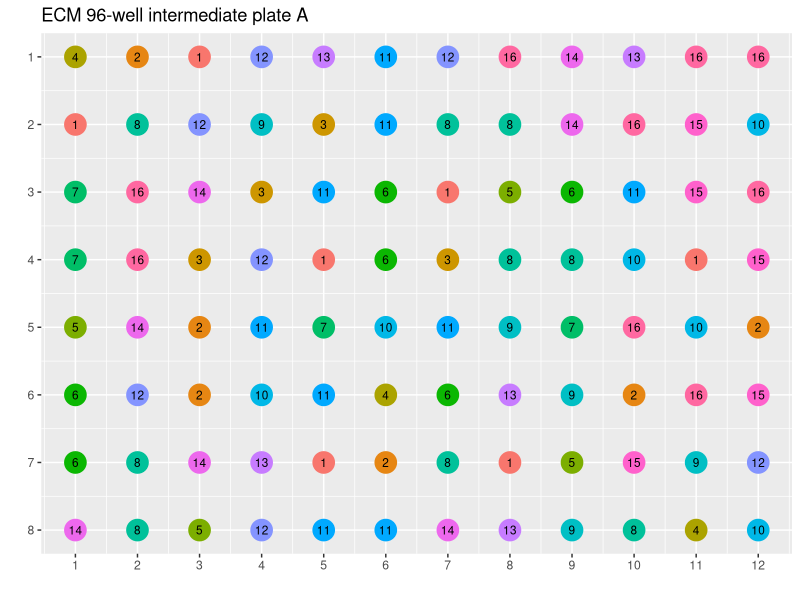
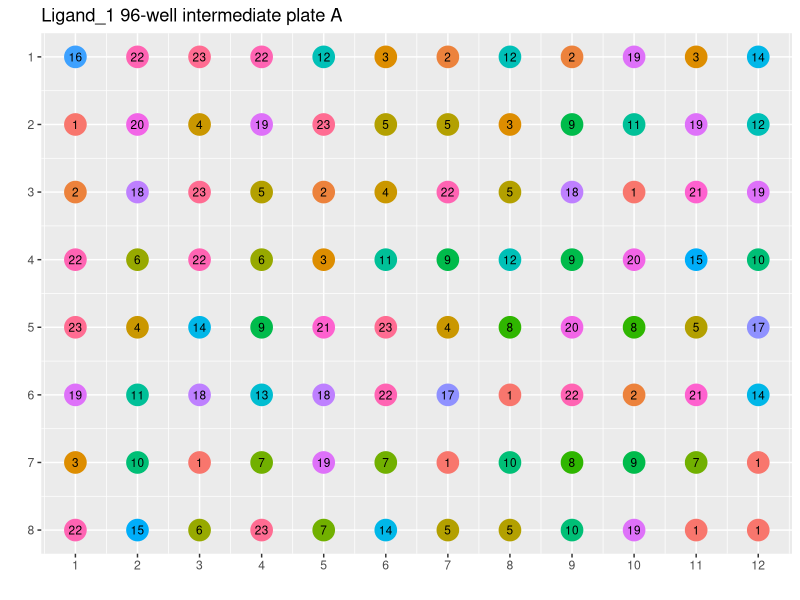
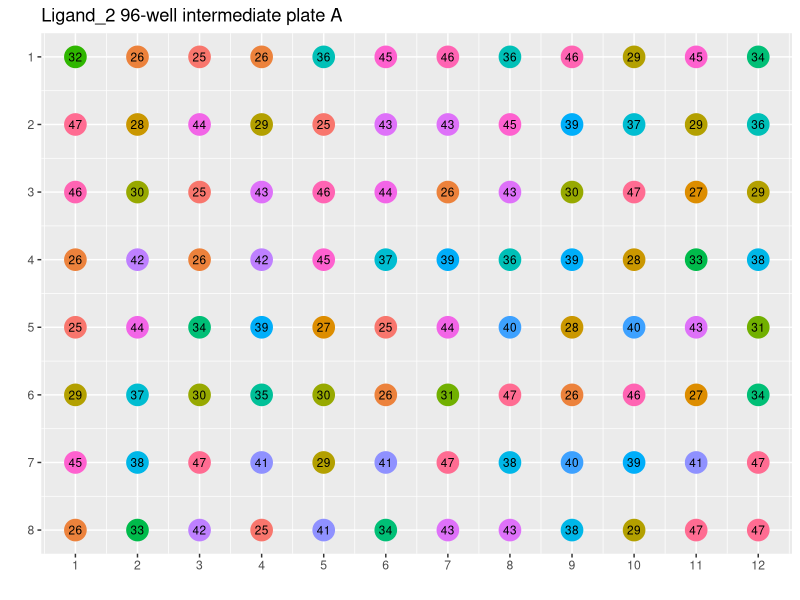
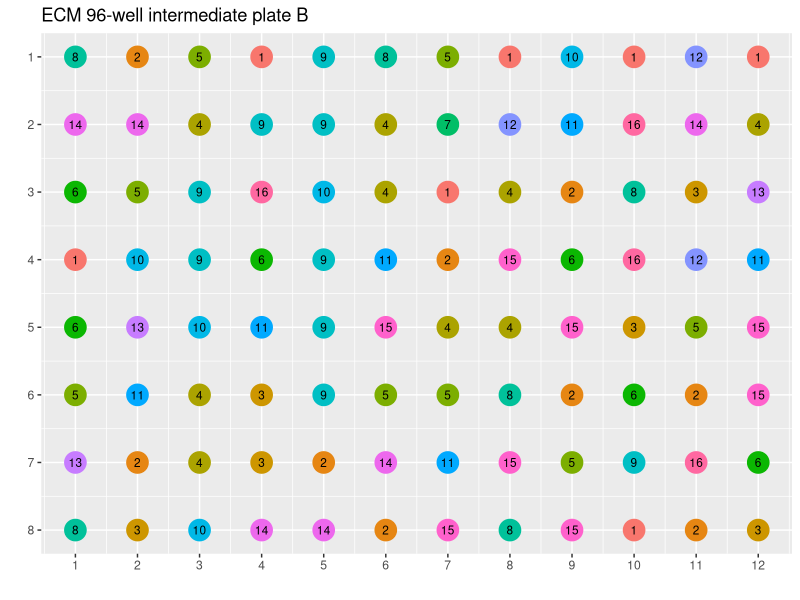
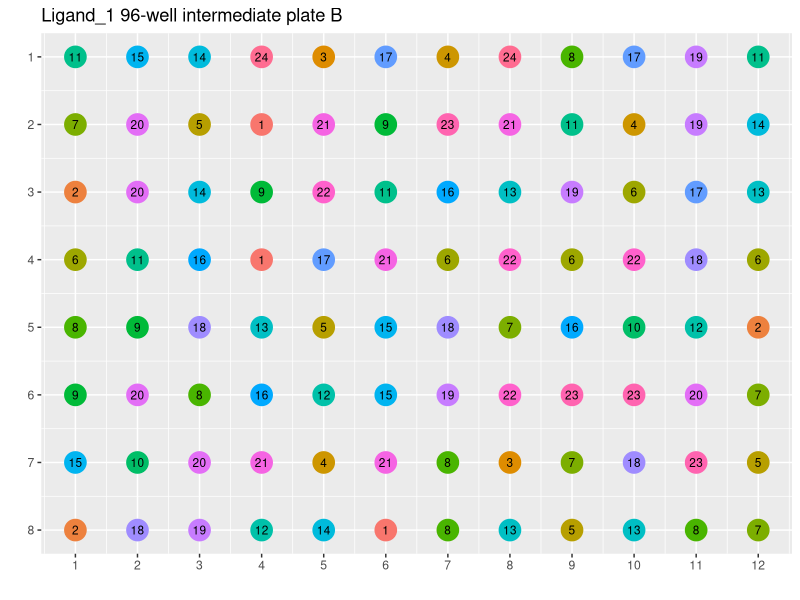
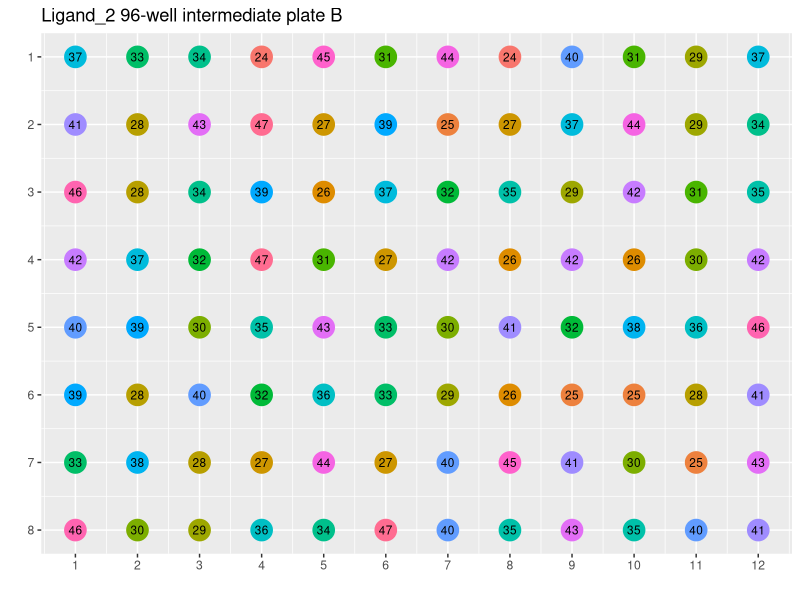
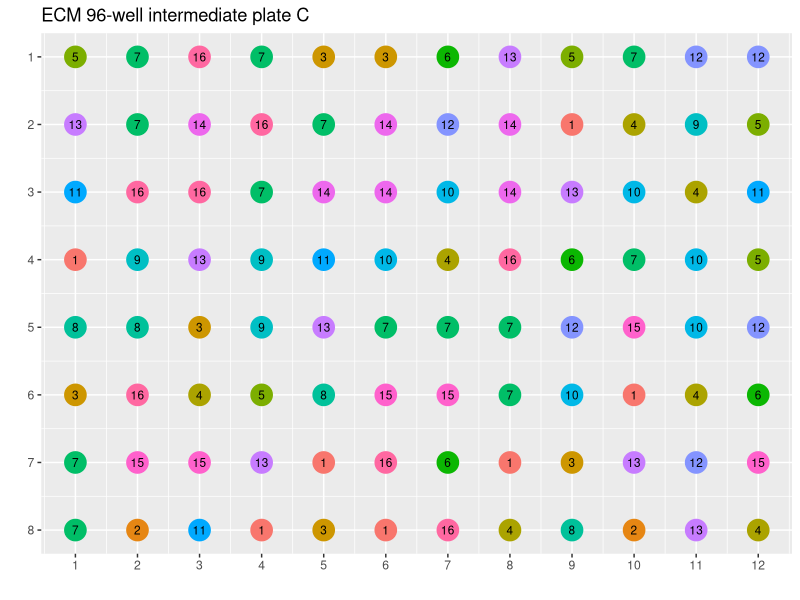
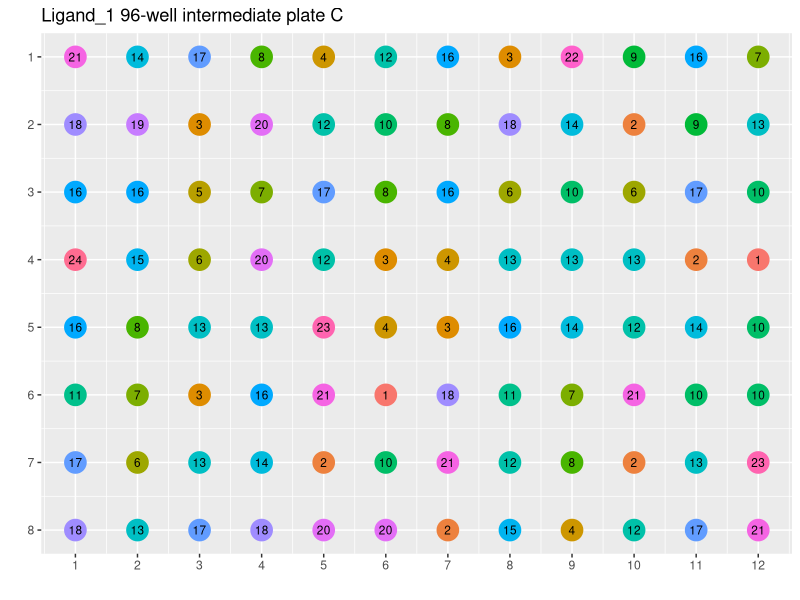

Recreate these plots in R, in order.
## ---- chunk 1
library(tidyverse)


## ---- chunk 2

#Specify locations for the controls
control_indices <- c(8, 16, 76, 80, 88, 92, 169, 176, 184, 192, 268, 272, 280, 284, 368, 376)

df_pre <- tibble(ECM = rep(1:16,  each = 24),
             Ligand_1 = rep(1:24, times = 16),
             Ligand_2 = 48 - Ligand_1)
df_pre$ECM[df_pre$Ligand_1 == 24] <- 1
df_pre$ECM[df_pre$Ligand_2 == 24] <- 1
set.seed(42)
df <- df_pre %>%
  mutate(MEP_1 = paste(ECM, Ligand_1, sep = "_"),
         MEP_2 = paste(ECM, Ligand_2, sep = "_"),
         well_index = sample(1:384, size = 384, replace = FALSE),
         well_row_plate1 = floor((well_index-1)/24)+1,
         well_column_plate1 = ((well_index-1) %% 24) + 1,
         control_loc = well_index %in% control_indices)

#identify wells that were randomly assigned to be controls 
current_control_wells <- df %>%
  filter(MEP_1 == "1_24") %>%
 select(well_index, well_row_plate1, well_column_plate1, control_loc) 

#Identify  the contents of the wells where the controls are going
#select their contents and move them to the current control wells
moved_wells <- df %>%
  filter(well_index %in% control_indices) %>%
  select(ECM, Ligand_1, Ligand_2, MEP_1, MEP_2) %>%
  bind_cols(current_control_wells)

new_control_wells <- df %>%
   filter(well_index %in% control_indices) %>%
  mutate(ECM = 1,
         Ligand_1 = 24,
         Ligand_2 = 24,
         MEP_1 = "1_24",
         MEP_2 = "1_24",
         control_loc = TRUE)
  
df <- df %>%
  filter(!well_index %in% moved_wells$well_index,
         !well_index %in% control_indices) %>%
  bind_rows(moved_wells, new_control_wells)
  
         
#paste(df$well_row_plate1[df$control_loc], df$well_column_plate1[df$control_loc], sep = "_")
#put MEPS into current control locations

A_96 <- df %>%
  filter(well_row_plate1 %in% seq(1, 16, by = 2),
         well_column_plate1 %in% seq(1,24, by = 2)) %>% 
  mutate(intermediate_plate = "A",
         well_row_plate_s = well_row_plate1 + 1,
         well_column_plate_s = well_column_plate1 + 1,
         well_row_96 = ceiling(well_row_plate1/2),
         well_column_96 = ceiling(well_column_plate1/2))

B_96 <- df %>%
  filter(well_row_plate1 %in% seq(1, 16, by = 2),
         well_column_plate1 %in% seq(2,24, by = 2)) %>% 
  mutate(intermediate_plate = "B",
         well_row_plate_s = well_row_plate1 + 1,
         well_column_plate_s = well_column_plate1 - 1,
         well_row_96 = ceiling(well_row_plate1/2),
         well_column_96 = ceiling(well_column_plate1/2))

C_96 <- df %>%
  filter(well_row_plate1 %in% seq(2, 16, by = 2),
         well_column_plate1 %in% seq(1,24, by = 2))  %>% 
  mutate(intermediate_plate = "C",
         well_row_plate_s = well_row_plate1 - 1,
         well_column_plate_s = well_column_plate1 + 1,
         well_row_96 = ceiling(well_row_plate1/2),
         well_column_96 = ceiling(well_column_plate1/2))

D_96 <- df %>%
  filter(well_row_plate1 %in% seq(2, 16, by = 2),
         well_column_plate1 %in% seq(2,24, by = 2)) %>% 
  mutate(intermediate_plate = "D",
         well_row_plate_s = well_row_plate1 - 1,
         well_column_plate_s = well_column_plate1 - 1,
         well_row_96 = ceiling(well_row_plate1/2),
         well_column_96 = ceiling(well_column_plate1/2))

assignments <- bind_rows(A_96, B_96, C_96, D_96) %>%
  mutate(control_1 = MEP_1 == "1_24",
         control_2 = MEP_2 == "1_24")

## ---- chunk 3
table(assignments$Ligand_1)
table(assignments$Ligand_2)
table(assignments$ECM)

## ---- chunk 4
p <- ggplot(df, aes(x = well_column_plate1, y = well_row_plate1, colour = factor(ECM), label = ECM)) +
  geom_point(size = 4) +
    geom_text(colour = "black", size = 3)+
  labs(title = "ECM plate",
       colour = "ECM") +
      guides(colour = FALSE) +
  scale_y_reverse()

p <- ggplot(A_96, aes(x = well_column_96, y = well_row_96, colour = factor(ECM), label = ECM)) +
  geom_point(size = 7) +
  geom_text(colour = "black", size = 3)+
  labs(title = "ECM 96-well intermediate plate A",
       colour = "ECM",
       x = "",
       y ="") +
    guides(colour = FALSE) +
scale_y_reverse(breaks = 1:8) +
  scale_x_continuous(breaks = 1:12)
p

p <- ggplot(A_96, aes(x = well_column_96, y = well_row_96, colour = factor(Ligand_1), label = Ligand_1)) +
  geom_point(size = 7) +
  geom_text(colour = "black", size = 3)+
  labs(title = "Ligand_1 96-well intermediate plate A",
       colour = "Ligand_1",
       x = "",
       y ="") +
    guides(colour = FALSE) +
scale_y_reverse(breaks = 1:8) +
  scale_x_continuous(breaks = 1:12)
p

p <- ggplot(A_96, aes(x = well_column_96, y = well_row_96, colour = factor(Ligand_2), label = Ligand_2)) +
  geom_point(size = 7) +
  geom_text(colour = "black", size = 3)+
  labs(title = "Ligand_2 96-well intermediate plate A",
       colour = "Ligand_2",
       x = "",
       y ="") +
    guides(colour = FALSE) +
scale_y_reverse(breaks = 1:8) +
  scale_x_continuous(breaks = 1:12)
p

p <- ggplot(B_96, aes(x = well_column_96, y = well_row_96, colour = factor(ECM), label = ECM)) +
  geom_point(size = 7) +
  geom_text(colour = "black", size = 3)+
  labs(title = "ECM 96-well intermediate plate B",
       colour = "ECM",
       x = "",
       y ="") +
    guides(colour = FALSE) +
scale_y_reverse(breaks = 1:8) +
  scale_x_continuous(breaks = 1:12)
p

p <- ggplot(B_96, aes(x = well_column_96, y = well_row_96, colour = factor(Ligand_1), label = Ligand_1)) +
  geom_point(size = 7) +
  geom_text(colour = "black", size = 3)+
  labs(title = "Ligand_1 96-well intermediate plate B",
       colour = "Ligand_1",
       x = "",
       y ="") +
    guides(colour = FALSE) +
scale_y_reverse(breaks = 1:8) +
  scale_x_continuous(breaks = 1:12)
p

p <- ggplot(B_96, aes(x = well_column_96, y = well_row_96, colour = factor(Ligand_2), label = Ligand_2)) +
  geom_point(size = 7) +
  geom_text(colour = "black", size = 3)+
  labs(title = "Ligand_2 96-well intermediate plate B",
       colour = "Ligand_2",
       x = "",
       y ="") +
    guides(colour = FALSE) +
scale_y_reverse(breaks = 1:8) +
  scale_x_continuous(breaks = 1:12)
p

p <- ggplot(C_96, aes(x = well_column_96, y = well_row_96, colour = factor(ECM), label = ECM)) +
  geom_point(size = 7) +
  geom_text(colour = "black", size = 3)+
  labs(title = "ECM 96-well intermediate plate C",
       colour = "ECM",
       x = "",
       y ="") +
    guides(colour = FALSE) +
scale_y_reverse(breaks = 1:8) +
  scale_x_continuous(breaks = 1:12)
p
p <- ggplot(C_96, aes(x = well_column_96, y = well_row_96, colour = factor(Ligand_1), label = Ligand_1)) +
  geom_point(size = 7) +
  geom_text(colour = "black", size = 3)+
  labs(title = "Ligand_1 96-well intermediate plate C",
       colour = "Ligand_1",
       x = "",
       y ="") +
    guides(colour = FALSE) +
scale_y_reverse(breaks = 1:8) +
  scale_x_continuous(breaks = 1:12)
p

p <- ggplot(C_96, aes(x = well_column_96, y = well_row_96, colour = factor(Ligand_2), label = Ligand_2)) +
  geom_point(size = 7) +
  geom_text(colour = "black", size = 3)+
  labs(title = "Ligand_2 96-well intermediate plate C",
       colour = "Ligand_2",
       x = "",
       y ="") +
    guides(colour = FALSE) +
scale_y_reverse(breaks = 1:8) +
  scale_x_continuous(breaks = 1:12)
p

p <- ggplot(D_96, aes(x = well_column_96, y = well_row_96, colour = factor(ECM), label = ECM)) +
  geom_point(size = 7) +
  geom_text(colour = "black", size = 3)+
  labs(title = "ECM 96-well intermediate plate D",
       colour = "ECM",
       x = "",
       y ="") +
    guides(colour = FALSE) +
  scale_y_reverse(breaks = 1:8) +
  scale_x_continuous(breaks = 1:12)
p

p <- ggplot(D_96, aes(x = well_column_96, y = well_row_96, colour = factor(Ligand_1), label = Ligand_1)) +
  geom_point(size = 7) +
  geom_text(colour = "black", size = 3)+
  labs(title = "Ligand_1 96-well intermediate plate D",
       colour = "Ligand_1",
       x = "",
       y ="") +
    guides(colour = FALSE) +
scale_y_reverse(breaks = 1:8) +
  scale_x_continuous(breaks = 1:12)
p

p <- ggplot(D_96, aes(x = well_column_96, y = well_row_96, colour = factor(Ligand_2), label = Ligand_2)) +
  geom_point(size = 7) +
  geom_text(colour = "black", size = 3)+
  labs(title = "Ligand_2 96-well intermediate plate D",
       colour = "Ligand_2",
       x = "",
       y ="") +
    guides(colour = FALSE) +
scale_y_reverse(breaks = 1:8) +
  scale_x_continuous(breaks = 1:12)
p

## ---- chunk 5
p <- ggplot(assignments, aes(x = well_column_plate1, y = well_row_plate1, colour = factor(ECM), shape = control_1, label = ECM)) +
  geom_point(size = 6) +
  geom_text(colour = "black", size = 3)+
  labs(title = "ECM plate A",
       colour = "ECM",
       x = "",
       y ="") +
    guides(colour = FALSE,
           shape = FALSE) +
scale_y_reverse()
p

p <- ggplot(assignments, aes(x = well_column_plate_s, y = well_row_plate_s, colour = factor(ECM), shape = control_1, label = ECM)) +
  geom_point(size = 6) +
  geom_text(colour = "black", size = 3)+
  labs(title = "ECM plate As",
       colour = "ECM",
       x = "",
       y ="") +
      guides(colour = FALSE,
             shape = FALSE) +
scale_y_reverse()
p

p <- ggplot(assignments, aes(x = well_column_plate1, y = well_row_plate1, colour = factor(Ligand_1), shape = control_1, label = Ligand_1)) +
  geom_point(size = 6) +
  geom_text(colour = "black", size = 3) +
  labs(title = "Ligand set 1 layout for ECM plate A",
       colour = "Ligand",
       x = "",
       y ="") +
    guides(colour = FALSE,
           shape = FALSE) +
scale_y_reverse()
p

p <- ggplot(assignments, aes(x = well_column_plate_s, y = well_row_plate_s, colour = factor(Ligand_1), shape = control_1, label = Ligand_1)) +
  geom_point(size = 6) +
  geom_text(colour = "black", size = 3) +
  labs(title = "Ligand set 1 layout for ECM plate As",
       colour = "Ligand",
       x = "",
       y ="") +
    guides(colour = FALSE,
           shape = FALSE) +
scale_y_reverse()
p

p <- ggplot(assignments, aes(x = well_column_plate1, y = well_row_plate1, colour = factor(Ligand_2), shape = control_2, label = Ligand_2)) +
  geom_point(size = 6) +
  geom_text(colour = "black", size = 3) +
  labs(title = "Ligand set 2 layout for ECM plate A",
       colour = "Ligand",
       x = "",
       y ="") +
    guides(colour = FALSE,
           shape = FALSE) +
scale_y_reverse()
p

p <- ggplot(assignments, aes(x = well_column_plate_s, y = well_row_plate_s, colour = factor(Ligand_2), shape = control_2, label = Ligand_2)) +
  geom_point(size = 6) +
  geom_text(colour = "black", size = 3) +
  labs(title = "Ligand set 2 layout for ECM plate As",
       colour = "Ligand",
       x = "",
       y ="") +
    guides(colour = FALSE,
           shape = FALSE) +
scale_y_reverse()
p

